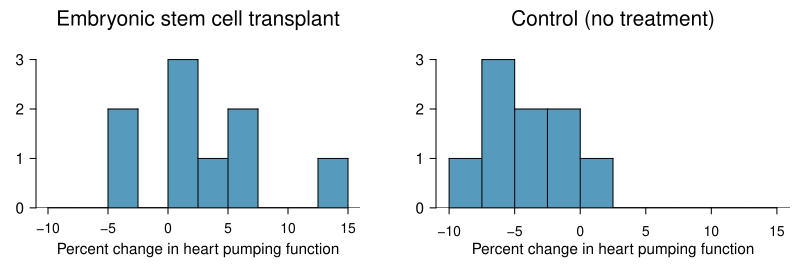

Source code (R):
library(openintro)
data(COL)
data(stem.cells)
d <- stem.cells

change <- d$after - d$before
t.test(change ~ d[, 1])

myPDF('stemCellTherapyForHearts.pdf', 8, 2.7,
      mar = c(3.1, 1.8, 3, 2),
      mgp = c(2, 0.45, 0),
      mfrow = c(1, 2))
histPlot(change[d[, 1] == 'esc'],
         breaks = seq(-10, 15, 2.5),
         xlim = c(-10, 15),
         axes = FALSE,
         xlab = '',
         main = '',
         yaxs="i",
         col = COL[1])
axis(1, cex.axis = 0.85)
mtext('Embryonic stem cell transplant',
      line = 1.5,
      cex = 1.25)
mtext('Percent change in heart pumping function', 1,
      line = 1.5,
      cex = 0.9)
par(mgp = c(2, 0.6, 0))
axis(2, at = 0:3, cex.axis = 0.925)

par(mar = c(3.1, 1.8, 3, 0.5))
histPlot(change[d[, 1] == 'ctrl'],
         breaks = seq(-10, 15, 2.5),
         xlim = c(-10, 15),
         axes = FALSE,
         xlab = '',
         main = '',
         yaxs="i",
         col = COL[1])
axis(1, cex.axis = 0.85)
par(mgp = c(2, 0.6, 0))
axis(2, at = 0:3, cex.axis = 0.925)
mtext('Control (no treatment)',
      line = 1.5,
      cex = 1.25)
mtext('Percent change in heart pumping function', 1,
      line = 1.5,
      cex = 0.9)
dev.off()
